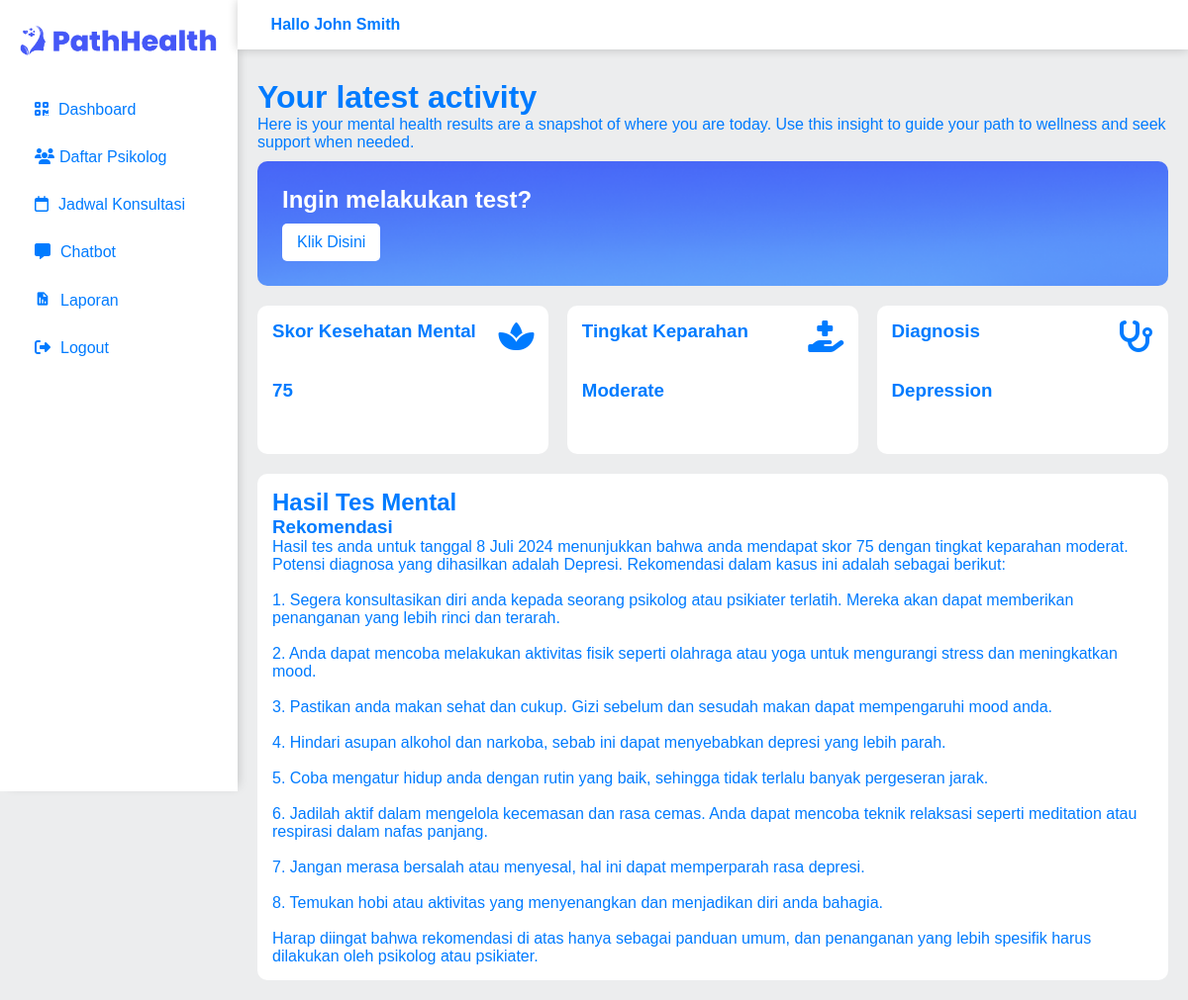
Page /dashboard/user/dashboard.php (signed in) on the committed database.
### tables this page shows
CREATE TABLE `mentalhealthtests` (
  `test_id` int(11) NOT NULL,
  `user_id` int(11) DEFAULT NULL,
  `test_date` date DEFAULT NULL,
  `score` int(11) DEFAULT NULL,
  `severity_level` enum('Low','Moderate','High','Severe') DEFAULT NULL,
  `potential_diagnosis` varchar(255) DEFAULT NULL,
  `created_at` timestamp NOT NULL DEFAULT current_timestamp()
);

### dashboard/user/dashboard.php (the view, shortened to what this page needs)
<?php
include "../koneksi.php";
$user_id = $_SESSION['user_id'];
$full_name = $_SESSION['full_name'];
$stmt = $conn->prepare("SELECT t.test_date, t.score, t.severity_level, t.potential_diagnosis, r.recommendation
                        FROM mentalhealthtests t
                        LEFT JOIN recommendations r ON t.test_id = r.test_id
                        WHERE t.user_id = ?
                        ORDER BY t.test_date DESC
                        LIMIT 1");
$stmt->bind_param("i", $user_id);
$stmt->execute();
$result = $stmt->get_result();
$testResult = $result->fetch_assoc();
?>
<!DOCTYPE html>
<html lang="en">
<head>
    <link rel="stylesheet" href="../../style/user/dashboard.css">
    <link href='https://unpkg.com/boxicons@2.1.4/css/boxicons.min.css' rel='stylesheet'>
    <link rel="stylesheet" href="https://cdnjs.cloudflare.com/ajax/libs/font-awesome/6.5.1/css/all.min.css" />
</head>
<body>
    <div class="page">
        <div class="navbar">
            <div class="logo"><img src="../../asset/logo2.png" alt=""></div>
            <div class="dashboard"><i class='fas fa-qrcode '></i><a href="dashboard.php">Dashboard</a></div>
            <div class="daftarPsikolog"><i class="fa-solid fa-users"></i><a href="daftarPsikolog.php">Daftar Psikolog</a></div>
            <div class="jadwal"><i class="fa-regular fa-calendar"></i><a href="jadwalKonsultasi.php">Jadwal Konsultasi</a></div>
            <div class="laporan"><i class="fa-solid fa-message"></i><a href="chatbot.php">Chatbot</a></div>
            <div class="laporan"><i class='bx bxs-report'></i><a href="report.php">Laporan</a></div>
            <div class="laporan"><i class="fa-solid fa-right-from-bracket"></i><a href="../login/login.php">Logout</a></div>
        </div>
        <div class="main">
            <div class="container">
                <div class="profil">
                    <div class="user"><h4>Hallo <?php echo $full_name; ?></h4></div>
                </div>
            </div>
            <div class="menu">
                <h1>Your latest activity</h1>
                <p>Here is your mental health results are a snapshot of where you are today. Use this insight to guide your path to wellness and seek support when needed.</p>
                <div class="test">
                    <h2>Ingin melakukan test?</h2>
                    <p><a href="test.php" id="testbutton">Klik Disini</a></p>
                </div>
                <div class="summary">
                    <div class="bio">
                        <div class="sub-bio">
                            <div class="bagan">
                                <h3>Skor Kesehatan Mental</h3>
                            </div>
                            <div class="bagan">
                                <i class="fa-sharp fa-solid fa-spa fa-2x"></i>
                            </div>
                        </div>
                        <div class="skor">
                            <?php
                            $query = mysqli_query($conn, "SELECT score FROM mentalhealthtests WHERE user_id = $user_id ORDER BY test_date DESC LIMIT 1");
                            $dataScore = mysqli_fetch_array($query, MYSQLI_ASSOC);
                            ?>
                            <h3>
                                <?php
                                if (!empty($dataScore['score'])) {
                                    echo $dataScore['score'];
                                } else {
                                    echo "Anda belum melakukan test";
                                }
                                ?>
                            </h3>
                        </div>
                    </div>
                    <div class="bio">
                        <div class="sub-bio">
                            <div class="bagan">
                                <h3>Tingkat Keparahan</h3>
                            </div>
                            <div class="bagan">
                                <i class="fa-solid fa-hand-holding-medical fa-2x"></i>
                            </div>
                        </div>
                        <div class="skor">
                            <?php
                            $query = mysqli_query($conn, "SELECT severity_level FROM mentalhealthtests WHERE user_id = $user_id ORDER BY test_date DESC LIMIT 1");
                            $dataSeverity = mysqli_fetch_array($query, MYSQLI_ASSOC);
                            ?>
                            <h3>
                                <?php
                                if (!empty($dataSeverity['severity_level'])) {
                                    echo $dataSeverity['severity_level'];
                                } else {
                                    echo "Anda belum melakukan test";
                                }
                                ?>
                            </h3>
                        </div>
                    </div>
                    <div class="bio">
                        <div class="sub-bio">
                            <div class="bagan">
                                <h3>Diagnosis</h3>
                            </div>
                            <div class="bagan">
                                <i class="fa-solid fa-stethoscope fa-2x"></i>
                            </div>
                        </div>
                        <div class="skor">
                            <?php
                            $query = mysqli_query($conn, "SELECT potential_diagnosis FROM mentalhealthtests WHERE user_id = $user_id ORDER BY test_date DESC LIMIT 1");
                            $dataDiagnosis = mysqli_fetch_array($query, MYSQLI_ASSOC);
                            ?>
                            <h3>
                                <?php
                                if (!empty($dataDiagnosis['potential_diagnosis'])) {
                                    echo $dataDiagnosis['potential_diagnosis'];
                                } else {
                                    echo "Anda belum melakukan test";
                                }
                                ?>
                            </h3>
                        </div>
                    </div>
                </div>
                <div class="testResult">
                    <h2>Hasil Tes Mental</h2>
                    <?php if (!empty($testResult)): ?>
                        <h3>Rekomendasi</h3>
                        <p><?php echo nl2br($testResult['recommendation']); ?></p>
                    <?php else: ?>
                        <p>Anda belum melakukan tes.</p>
                    <?php endif; ?>
                </div>
            </div>
        </div>
    </div>
</body>
</html>

### style/user/dashboard.css (style rules this page uses)
* { margin: 0; padding: 0; box-sizing: border-box; font-family: "Poppins", sans-serif; scroll-behavior: smooth; color: #007bff; }
.page { display: flex; width: 100%; height: 100%; background-color: #ECEDEE; }
.page .navbar { padding: 20px; width: 20%; height: 100vh; box-shadow: 5px 0 10px -5px rgba(0, 0, 0, 0.2); position: fixed; top: 0; left: 0; background: white; overflow-y: auto; transition: background-color 0.3s ease, color 0.3s ease; }
.page .navbar .logo img { width: 100%; margin-bottom: 20px; }
.page .navbar .dashboard { padding: 15px; }
.page .navbar .dashboard a { padding: 5px; text-decoration: none; }
.page .navbar i { padding-right: 5px; }
.page .navbar .daftarPsikolog { padding: 15px; }
.page .navbar .daftarPsikolog a { text-decoration: none; }
.page .navbar .jadwal { padding: 15px; }
.page .navbar .jadwal a { padding: 5px; text-decoration: none; }
.page .navbar .laporan { padding: 15px; }
.page .navbar .laporan a { padding-left: 5px; text-decoration: none; }
.page .main { margin-left: 20%; width: 80%; height: auto; padding: 20px; margin-top: 10px; background-color: #ECEDEE; }
.page .main .container { display: flex; position: fixed; top: 0; left: 20%; background: white; z-index: 2; justify-content: center; align-items: center; width: 80%; height: 50px; box-shadow: 0 0 10px rgba(0, 0, 0, 0.2); }
.page .main .container .profil { width: 100%; display: flex; align-items: center; }
.page .main .container .profil .user { width: 93%; margin-inline: auto; }
.page .main .menu { margin-top: 50px; }
.page .main .menu .summary { width: 100%; display: flex; justify-content: space-between; margin-bottom: 20px; }
.page .main .menu .summary .bio { width: 32%; height: 150px; background-color: white; border-radius: 10px; }
.page .main .menu .summary .bio .sub-bio { display: flex; justify-content: space-between; padding: 15px; }
.page .main .menu .summary .bio .sub-bio .bagan { height: 30px; }
.page .main .menu .summary .bio .sub-bio .bagan i { height: 30px; }
.page .main .menu .summary .bio .skor { padding: 15px; }
.page .main .menu .test { background-image: url('../../asset/user/Frame 1.png'); height: 20%; padding: 25px; border-radius: 10px; margin: 10px 0 20px 0; }
.page .main .menu .test h2 { color: white; }
#testbutton { background-color: #ffffff; color: #007bff; padding: 10px 15px; text-decoration: none; border-radius: 5px; display: inline-block; margin-top: 10px; }
.testResult { background-color: white; border-radius: 10px; height: auto; padding: 15px; }

### rows in the picture
mentalhealthtests: score "75", severity_level "Moderate", potential_diagnosis "Depression"

### other values in the picture
$full_name "John Smith"
